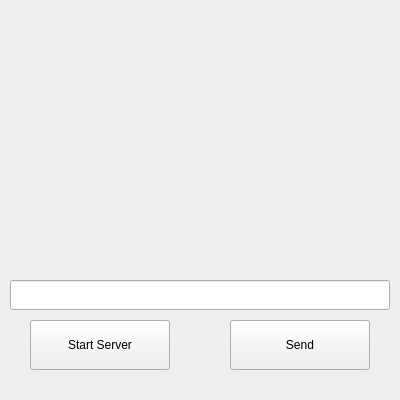
<?xml version="1.0" encoding="UTF-8"?>
<ui version="4.0">
 <class>TCPServer</class>
 <widget class="QMainWindow" name="TCPServer">
  <property name="geometry">
   <rect>
    <x>0</x>
    <y>0</y>
    <width>400</width>
    <height>400</height>
   </rect>
  </property>
  <property name="windowTitle">
   <string>TCPServer</string>
  </property>
  <widget class="QWidget" name="centralwidget">
   <widget class="QLabel" name="label">
    <property name="geometry">
     <rect>
      <x>10</x>
      <y>0</y>
      <width>380</width>
      <height>20</height>
     </rect>
    </property>
    <property name="text">
     <string/>
    </property>
   </widget>
   <widget class="QPushButton" name="startServer">
    <property name="geometry">
     <rect>
      <x>30</x>
      <y>320</y>
      <width>140</width>
      <height>50</height>
     </rect>
    </property>
    <property name="text">
     <string>Start Server</string>
    </property>
   </widget>
   <widget class="QLabel" name="label_message">
    <property name="geometry">
     <rect>
      <x>10</x>
      <y>40</y>
      <width>380</width>
      <height>230</height>
     </rect>
    </property>
    <property name="styleSheet">
     <string notr="true"/>
    </property>
    <property name="text">
     <string/>
    </property>
   </widget>
   <widget class="QPushButton" name="sendButton">
    <property name="geometry">
     <rect>
      <x>230</x>
      <y>320</y>
      <width>140</width>
      <height>50</height>
     </rect>
    </property>
    <property name="text">
     <string>Send</string>
    </property>
   </widget>
   <widget class="QLineEdit" name="lineEdit">
    <property name="geometry">
     <rect>
      <x>10</x>
      <y>280</y>
      <width>380</width>
      <height>30</height>
     </rect>
    </property>
   </widget>
  </widget>
  <widget class="QMenuBar" name="menubar">
   <property name="geometry">
    <rect>
     <x>0</x>
     <y>0</y>
     <width>400</width>
     <height>21</height>
    </rect>
   </property>
  </widget>
 </widget>
 <resources/>
 <connections/>
</ui>
